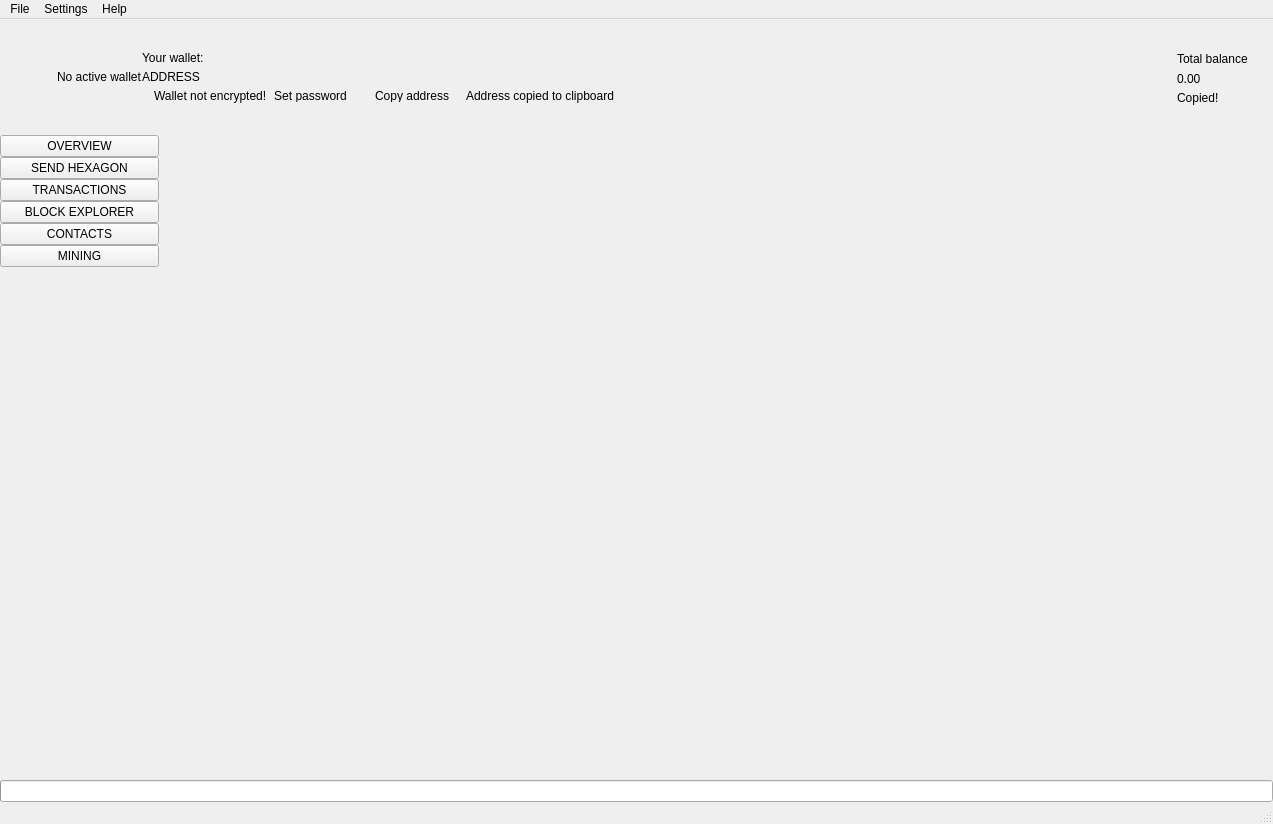
 <widget class="QMainWindow" name="MainWindow">
  <property name="geometry">
   <rect>
    <x>0</x>
    <y>0</y>
    <width>1273</width>
    <height>824</height>
   </rect>
  </property>
  <property name="sizePolicy">
   <sizepolicy hsizetype="Preferred" vsizetype="Preferred">
    <horstretch>0</horstretch>
    <verstretch>0</verstretch>
   </sizepolicy>
  </property>
  <property name="minimumSize">
   <size>
    <width>1260</width>
    <height>600</height>
   </size>
  </property>
  <property name="maximumSize">
   <size>
    <width>16777215</width>
    <height>16777215</height>
   </size>
  </property>
  <property name="windowTitle">
   <string>MainWindow</string>
  </property>
  <property name="windowIcon">
   <iconset>
    <normaloff>:/images/intensecoin</normaloff>:/images/intensecoin</iconset>
  </property>
  <widget class="QWidget" name="centralwidget">
   <layout class="QVBoxLayout" name="verticalLayout_2">
    <property name="spacing">
     <number>0</number>
    </property>
    <property name="leftMargin">
     <number>0</number>
    </property>
    <property name="topMargin">
     <number>0</number>
    </property>
    <property name="rightMargin">
     <number>0</number>
    </property>
    <property name="bottomMargin">
     <number>0</number>
    </property>
    <item>
     <widget class="QFrame" name="m_headerFrame">
      <property name="minimumSize">
       <size>
        <width>0</width>
        <height>116</height>
       </size>
      </property>
      <property name="maximumSize">
       <size>
        <width>16777215</width>
        <height>116</height>
       </size>
      </property>
      <property name="frameShape">
       <enum>QFrame::NoFrame</enum>
      </property>
      <property name="frameShadow">
       <enum>QFrame::Raised</enum>
      </property>
      <layout class="QHBoxLayout" name="horizontalLayout_3">
       <property name="spacing">
        <number>0</number>
       </property>
       <property name="leftMargin">
        <number>0</number>
       </property>
       <property name="topMargin">
        <number>0</number>
       </property>
       <property name="rightMargin">
        <number>25</number>
       </property>
       <property name="bottomMargin">
        <number>0</number>
       </property>
       <item>
        <spacer name="horizontalSpacer_2">
         <property name="orientation">
          <enum>Qt::Horizontal</enum>
         </property>
         <property name="sizeType">
          <enum>QSizePolicy::Fixed</enum>
         </property>
         <property name="sizeHint" stdset="0">
          <size>
           <width>30</width>
           <height>20</height>
          </size>
         </property>
        </spacer>
       </item>
       <item>
        <widget class="QLabel" name="m_logoLabel">
         <property name="text">
          <string/>
         </property>
        </widget>
       </item>
       <item>
        <spacer name="horizontalSpacer_5">
         <property name="orientation">
          <enum>Qt::Horizontal</enum>
         </property>
         <property name="sizeType">
          <enum>QSizePolicy::Fixed</enum>
         </property>
         <property name="sizeHint" stdset="0">
          <size>
           <width>20</width>
           <height>20</height>
          </size>
         </property>
        </spacer>
       </item>
       <item>
        <widget class="WalletGui::WalletSmallGrayTextLabel" name="m_noWalletLabel">
         <property name="text">
          <string>No active wallet</string>
         </property>
        </widget>
       </item>
       <item>
        <widget class="QFrame" name="m_walletFrame">
         <property name="frameShape">
          <enum>QFrame::NoFrame</enum>
         </property>
         <property name="frameShadow">
          <enum>QFrame::Raised</enum>
         </property>
         <layout class="QVBoxLayout" name="verticalLayout_3">
          <property name="spacing">
           <number>5</number>
          </property>
          <property name="leftMargin">
           <number>0</number>
          </property>
          <property name="topMargin">
           <number>0</number>
          </property>
          <property name="rightMargin">
           <number>0</number>
          </property>
          <property name="bottomMargin">
           <number>0</number>
          </property>
          <item>
           <spacer name="verticalSpacer_3">
            <property name="orientation">
             <enum>Qt::Vertical</enum>
            </property>
            <property name="sizeType">
             <enum>QSizePolicy::Minimum</enum>
            </property>
            <property name="sizeHint" stdset="0">
             <size>
              <width>20</width>
              <height>40</height>
             </size>
            </property>
           </spacer>
          </item>
          <item>
           <widget class="WalletGui::WalletSmallGrayTextLabel" name="m_walletLabel">
            <property name="text">
             <string>Your wallet:</string>
            </property>
            <property name="indent">
             <number>0</number>
            </property>
           </widget>
          </item>
          <item>
           <widget class="QLabel" name="m_addressLabel">
            <property name="sizePolicy">
             <sizepolicy hsizetype="Preferred" vsizetype="Preferred">
              <horstretch>0</horstretch>
              <verstretch>0</verstretch>
             </sizepolicy>
            </property>
            <property name="cursor">
             <cursorShape>PointingHandCursor</cursorShape>
            </property>
            <property name="toolTip">
             <string>Click to copy</string>
            </property>
            <property name="text">
             <string>ADDRESS</string>
            </property>
            <property name="indent">
             <number>0</number>
            </property>
           </widget>
          </item>
          <item>
           <layout class="QHBoxLayout" name="horizontalLayout_2">
            <property name="spacing">
             <number>0</number>
            </property>
            <item alignment="Qt::AlignTop">
             <widget class="QFrame" name="m_notEncryptedFrame">
              <property name="frameShape">
               <enum>QFrame::NoFrame</enum>
              </property>
              <property name="frameShadow">
               <enum>QFrame::Raised</enum>
              </property>
              <layout class="QHBoxLayout" name="horizontalLayout_4">
               <property name="spacing">
                <number>0</number>
               </property>
               <property name="leftMargin">
                <number>0</number>
               </property>
               <property name="topMargin">
                <number>0</number>
               </property>
               <property name="rightMargin">
                <number>0</number>
               </property>
               <property name="bottomMargin">
                <number>0</number>
               </property>
               <item alignment="Qt::AlignVCenter">
                <widget class="QLabel" name="m_notEncryptedIconLabel">
                 <property name="text">
                  <string/>
                 </property>
                 <property name="pixmap">
                  <pixmap resource="../../resources.qrc">:/icons/lock_open_gray</pixmap>
                 </property>
                 <property name="alignment">
                  <set>Qt::AlignLeading|Qt::AlignLeft|Qt::AlignVCenter</set>
                 </property>
                </widget>
               </item>
               <item>
                <spacer name="horizontalSpacer_11">
                 <property name="orientation">
                  <enum>Qt::Horizontal</enum>
                 </property>
                 <property name="sizeType">
                  <enum>QSizePolicy::Fixed</enum>
                 </property>
                 <property name="sizeHint" stdset="0">
                  <size>
                   <width>5</width>
                   <height>3</height>
                  </size>
                 </property>
                </spacer>
               </item>
               <item alignment="Qt::AlignVCenter">
                <widget class="WalletGui::WalletTinyGrayTextLabel" name="m_notEncryptedTextLabel">
                 <property name="text">
                  <string>Wallet not encrypted!</string>
                 </property>
                 <property name="alignment">
                  <set>Qt::AlignLeading|Qt::AlignLeft|Qt::AlignVCenter</set>
                 </property>
                </widget>
               </item>
               <item>
                <spacer name="horizontalSpacer_9">
                 <property name="orientation">
                  <enum>Qt::Horizontal</enum>
                 </property>
                 <property name="sizeType">
                  <enum>QSizePolicy::Fixed</enum>
                 </property>
                 <property name="sizeHint" stdset="0">
                  <size>
                   <width>3</width>
                   <height>3</height>
                  </size>
                 </property>
                </spacer>
               </item>
               <item alignment="Qt::AlignVCenter">
                <widget class="WalletGui::WalletTinyLinkLikeButton" name="m_encryptButton">
                 <property name="sizePolicy">
                  <sizepolicy hsizetype="Minimum" vsizetype="Minimum">
                   <horstretch>0</horstretch>
                   <verstretch>0</verstretch>
                  </sizepolicy>
                 </property>
                 <property name="minimumSize">
                  <size>
                   <width>0</width>
                   <height>3</height>
                  </size>
                 </property>
                 <property name="cursor">
                  <cursorShape>PointingHandCursor</cursorShape>
                 </property>
                 <property name="text">
                  <string>Set password</string>
                 </property>
                 <property name="flat">
                  <bool>true</bool>
                 </property>
                </widget>
               </item>
               <item>
                <spacer name="horizontalSpacer_10">
                 <property name="orientation">
                  <enum>Qt::Horizontal</enum>
                 </property>
                 <property name="sizeType">
                  <enum>QSizePolicy::Fixed</enum>
                 </property>
                 <property name="sizeHint" stdset="0">
                  <size>
                   <width>20</width>
                   <height>3</height>
                  </size>
                 </property>
                </spacer>
               </item>
              </layout>
             </widget>
            </item>
            <item alignment="Qt::AlignVCenter">
             <widget class="WalletGui::WalletTinyLinkLikeButton" name="m_copyAddressButton">
              <property name="sizePolicy">
               <sizepolicy hsizetype="Minimum" vsizetype="Minimum">
                <horstretch>0</horstretch>
                <verstretch>0</verstretch>
               </sizepolicy>
              </property>
              <property name="minimumSize">
               <size>
                <width>0</width>
                <height>3</height>
               </size>
              </property>
              <property name="cursor">
               <cursorShape>PointingHandCursor</cursorShape>
              </property>
              <property name="focusPolicy">
               <enum>Qt::NoFocus</enum>
              </property>
              <property name="autoFillBackground">
               <bool>true</bool>
              </property>
              <property name="text">
               <string>Copy address</string>
              </property>
              <property name="flat">
               <bool>true</bool>
              </property>
             </widget>
            </item>
            <item>
             <spacer name="horizontalSpacer_7">
              <property name="orientation">
               <enum>Qt::Horizontal</enum>
              </property>
              <property name="sizeType">
               <enum>QSizePolicy::Fixed</enum>
              </property>
              <property name="sizeHint" stdset="0">
               <size>
                <width>13</width>
                <height>3</height>
               </size>
              </property>
             </spacer>
            </item>
            <item alignment="Qt::AlignVCenter">
             <widget class="WalletGui::CopyMagicLabel" name="m_copyAddressLabel">
              <property name="text">
               <string>Address copied to clipboard</string>
              </property>
              <property name="alignment">
               <set>Qt::AlignLeading|Qt::AlignLeft|Qt::AlignVCenter</set>
              </property>
             </widget>
            </item>
            <item>
             <spacer name="horizontalSpacer">
              <property name="orientation">
               <enum>Qt::Horizontal</enum>
              </property>
              <property name="sizeHint" stdset="0">
               <size>
                <width>40</width>
                <height>3</height>
               </size>
              </property>
             </spacer>
            </item>
           </layout>
          </item>
          <item>
           <spacer name="verticalSpacer_2">
            <property name="orientation">
             <enum>Qt::Vertical</enum>
            </property>
            <property name="sizeType">
             <enum>QSizePolicy::Minimum</enum>
            </property>
            <property name="sizeHint" stdset="0">
             <size>
              <width>20</width>
              <height>40</height>
             </size>
            </property>
           </spacer>
          </item>
         </layout>
        </widget>
       </item>
       <item>
        <spacer name="horizontalSpacer_3">
         <property name="orientation">
          <enum>Qt::Horizontal</enum>
         </property>
         <property name="sizeType">
          <enum>QSizePolicy::Expanding</enum>
         </property>
         <property name="sizeHint" stdset="0">
          <size>
           <width>34</width>
           <height>20</height>
          </size>
         </property>
        </spacer>
       </item>
       <item>
        <spacer name="horizontalSpacer_8">
         <property name="orientation">
          <enum>Qt::Horizontal</enum>
         </property>
         <property name="sizeType">
          <enum>QSizePolicy::Fixed</enum>
         </property>
         <property name="sizeHint" stdset="0">
          <size>
           <width>34</width>
           <height>20</height>
          </size>
         </property>
        </spacer>
       </item>
       <item alignment="Qt::AlignRight|Qt::AlignVCenter">
        <widget class="QFrame" name="m_balanceFrame">
         <layout class="QGridLayout" name="gridLayout">
          <property name="leftMargin">
           <number>0</number>
          </property>
          <property name="topMargin">
           <number>30</number>
          </property>
          <property name="rightMargin">
           <number>0</number>
          </property>
          <property name="bottomMargin">
           <number>0</number>
          </property>
          <property name="verticalSpacing">
           <number>3</number>
          </property>
          <item row="0" column="2">
           <layout class="QVBoxLayout" name="verticalLayout_4">
            <item>
             <widget class="QLabel" name="m_balanceTextLabel">
              <property name="text">
               <string>Total balance</string>
              </property>
             </widget>
            </item>
            <item>
             <widget class="QLabel" name="m_balanceLabel">
              <property name="cursor">
               <cursorShape>PointingHandCursor</cursorShape>
              </property>
              <property name="toolTip">
               <string>Click to copy</string>
              </property>
              <property name="text">
               <string>0.00</string>
              </property>
             </widget>
            </item>
           </layout>
          </item>
          <item row="1" column="2">
           <widget class="WalletGui::CopyMagicLabel" name="m_balanceCopyLabel">
            <property name="text">
             <string>Copied!</string>
            </property>
           </widget>
          </item>
          <item row="0" column="1">
           <spacer name="horizontalSpacer_6">
            <property name="orientation">
             <enum>Qt::Horizontal</enum>
            </property>
            <property name="sizeType">
             <enum>QSizePolicy::Fixed</enum>
            </property>
            <property name="sizeHint" stdset="0">
             <size>
              <width>2</width>
              <height>39</height>
             </size>
            </property>
           </spacer>
          </item>
          <item row="2" column="2">
           <spacer name="verticalSpacer_5">
            <property name="orientation">
             <enum>Qt::Vertical</enum>
            </property>
            <property name="sizeType">
             <enum>QSizePolicy::Expanding</enum>
            </property>
            <property name="sizeHint" stdset="0">
             <size>
              <width>20</width>
              <height>50</height>
             </size>
            </property>
           </spacer>
          </item>
          <item row="0" column="0">
           <widget class="QLabel" name="m_balanceIconLabel">
            <property name="text">
             <string/>
            </property>
            <property name="pixmap">
             <pixmap resource="../../resources.qrc">:/icons/total_balance</pixmap>
            </property>
           </widget>
          </item>
         </layout>
        </widget>
       </item>
      </layout>
     </widget>
    </item>
    <item>
     <layout class="QHBoxLayout" name="horizontalLayout" stretch="0,0,0,0,0,0,0,0">
      <property name="spacing">
       <number>0</number>
      </property>
      <item>
       <widget class="QFrame" name="m_toolFrame">
        <property name="frameShape">
         <enum>QFrame::NoFrame</enum>
        </property>
        <property name="frameShadow">
         <enum>QFrame::Plain</enum>
        </property>
        <property name="lineWidth">
         <number>0</number>
        </property>
        <layout class="QVBoxLayout" name="verticalLayout">
         <property name="spacing">
          <number>0</number>
         </property>
         <property name="leftMargin">
          <number>0</number>
         </property>
         <property name="topMargin">
          <number>0</number>
         </property>
         <property name="rightMargin">
          <number>0</number>
         </property>
         <property name="bottomMargin">
          <number>0</number>
         </property>
         <item>
          <widget class="QPushButton" name="m_overviewButton">
           <property name="sizePolicy">
            <sizepolicy hsizetype="Minimum" vsizetype="Fixed">
             <horstretch>0</horstretch>
             <verstretch>0</verstretch>
            </sizepolicy>
           </property>
           <property name="focusPolicy">
            <enum>Qt::NoFocus</enum>
           </property>
           <property name="text">
            <string>OVERVIEW</string>
           </property>
           <property name="checkable">
            <bool>true</bool>
           </property>
           <attribute name="buttonGroup">
            <string notr="true">m_toolButtonGroup</string>
           </attribute>
          </widget>
         </item>
         <item>
          <widget class="QPushButton" name="m_sendButton">
           <property name="sizePolicy">
            <sizepolicy hsizetype="Minimum" vsizetype="Fixed">
             <horstretch>0</horstretch>
             <verstretch>0</verstretch>
            </sizepolicy>
           </property>
           <property name="focusPolicy">
            <enum>Qt::NoFocus</enum>
           </property>
           <property name="text">
            <string>SEND HEXAGON</string>
           </property>
           <property name="checkable">
            <bool>true</bool>
           </property>
           <attribute name="buttonGroup">
            <string notr="true">m_toolButtonGroup</string>
           </attribute>
          </widget>
         </item>
         <item>
          <widget class="QPushButton" name="m_transactionsButton">
           <property name="sizePolicy">
            <sizepolicy hsizetype="Minimum" vsizetype="Fixed">
             <horstretch>0</horstretch>
             <verstretch>0</verstretch>
            </sizepolicy>
           </property>
           <property name="focusPolicy">
            <enum>Qt::NoFocus</enum>
           </property>
           <property name="text">
            <string>TRANSACTIONS</string>
           </property>
           <property name="checkable">
            <bool>true</bool>
           </property>
           <attribute name="buttonGroup">
            <string notr="true">m_toolButtonGroup</string>
           </attribute>
          </widget>
         </item>
         <item>
          <widget class="QPushButton" name="m_blockExplorerButton">
           <property name="focusPolicy">
            <enum>Qt::NoFocus</enum>
           </property>
           <property name="text">
            <string>BLOCK EXPLORER</string>
           </property>
           <property name="checkable">
            <bool>true</bool>
           </property>
           <attribute name="buttonGroup">
            <string notr="true">m_toolButtonGroup</string>
           </attribute>
          </widget>
         </item>
         <item>
          <widget class="QPushButton" name="m_addressBookButton">
           <property name="sizePolicy">
            <sizepolicy hsizetype="Minimum" vsizetype="Fixed">
             <horstretch>0</horstretch>
             <verstretch>0</verstretch>
            </sizepolicy>
           </property>
           <property name="focusPolicy">
            <enum>Qt::NoFocus</enum>
           </property>
           <property name="text">
            <string>CONTACTS</string>
           </property>
           <property name="checkable">
            <bool>true</bool>
           </property>
           <attribute name="buttonGroup">
            <string notr="true">m_toolButtonGroup</string>
           </attribute>
          </widget>
         </item>
         <item>
          <widget class="QPushButton" name="m_miningButton">
           <property name="focusPolicy">
            <enum>Qt::NoFocus</enum>
           </property>
           <property name="text">
            <string>MINING</string>
           </property>
           <property name="checkable">
            <bool>true</bool>
           </property>
           <attribute name="buttonGroup">
            <string notr="true">m_toolButtonGroup</string>
           </attribute>
          </widget>
         </item>
         <item>
          <spacer name="verticalSpacer">
           <property name="orientation">
            <enum>Qt::Vertical</enum>
           </property>
           <property name="sizeHint" stdset="0">
            <size>
             <width>20</width>
             <height>40</height>
            </size>
           </property>
          </spacer>
         </item>
        </layout>
       </widget>
      </item>
      <item>
       <widget class="WalletGui::OverviewFrame" name="m_overviewFrame">
        <property name="frameShape">
         <enum>QFrame::NoFrame</enum>
        </property>
        <property name="frameShadow">
         <enum>QFrame::Raised</enum>
        </property>
       </widget>
      </item>
      <item>
       <widget class="WalletGui::SendFrame" name="m_sendFrame">
        <property name="frameShape">
         <enum>QFrame::NoFrame</enum>
        </property>
        <property name="frameShadow">
         <enum>QFrame::Raised</enum>
        </property>
       </widget>
      </item>
      <item>
       <widget class="WalletGui::TransactionsFrame" name="m_transactionsFrame">
        <property name="frameShape">
         <enum>QFrame::NoFrame</enum>
        </property>
        <property name="frameShadow">
         <enum>QFrame::Raised</enum>
        </property>
       </widget>
      </item>
      <item>
       <widget class="WalletGui::AddressBookFrame" name="m_addressBookFrame">
        <property name="frameShape">
         <enum>QFrame::NoFrame</enum>
        </property>
        <property name="frameShadow">
         <enum>QFrame::Raised</enum>
        </property>
       </widget>
      </item>
      <item>
       <widget class="WalletGui::NoWalletFrame" name="m_noWalletFrame">
        <property name="frameShape">
         <enum>QFrame::NoFrame</enum>
        </property>
        <property name="frameShadow">
         <enum>QFrame::Raised</enum>
        </property>
       </widget>
      </item>
      <item>
       <widget class="WalletGui::BlockExplorerFrame" name="m_blockExplorerFrame">
        <property name="frameShape">
         <enum>QFrame::NoFrame</enum>
        </property>
        <property name="frameShadow">
         <enum>QFrame::Raised</enum>
        </property>
       </widget>
      </item>
      <item>
       <widget class="WalletGui::MiningFrame" name="m_miningFrame">
        <property name="frameShape">
         <enum>QFrame::NoFrame</enum>
        </property>
        <property name="frameShadow">
         <enum>QFrame::Raised</enum>
        </property>
       </widget>
      </item>
     </layout>
    </item>
    <item>
     <widget class="QProgressBar" name="m_syncProgress">
      <property name="maximum">
       <number>100</number>
      </property>
      <property name="value">
       <number>0</number>
      </property>
      <property name="textVisible">
       <bool>false</bool>
      </property>
     </widget>
    </item>
   </layout>
  </widget>
  <widget class="QMenuBar" name="menubar">
   <property name="geometry">
    <rect>
     <x>0</x>
     <y>0</y>
     <width>1273</width>
     <height>21</height>
    </rect>
   </property>
   <widget class="QMenu" name="menuFile">
    <property name="title">
     <string>File</string>
    </property>
    <addaction name="m_createWalletAction"/>
    <addaction name="m_openWalletAction"/>
    <addaction name="m_recentWalletsAction"/>
    <addaction name="m_backupWalletAction"/>
    <addaction name="m_saveKeysAction"/>
    <addaction name="m_resetAction"/>
    <addaction name="m_importKeyAction"/>
    <addaction name="m_exportKeyAction"/>
    <addaction name="m_exportTrackingKeyAction"/>
    <addaction name="m_exitAction"/>
   </widget>
   <widget class="QMenu" name="menuSettings">
    <property name="title">
     <string>Settings</string>
    </property>
    <widget class="QMenu" name="menuThemes">
     <property name="title">
      <string>Themes</string>
     </property>
    </widget>
    <addaction name="m_encryptWalletAction"/>
    <addaction name="m_changePasswordAction"/>
    <addaction name="m_removePendingTxAction"/>
    <addaction name="separator"/>
    <addaction name="m_autostartAction"/>
    <addaction name="m_minimizeToTrayAction"/>
    <addaction name="m_closeToTrayAction"/>
    <addaction name="separator"/>
    <addaction name="m_preferencesAction"/>
    <addaction name="menuThemes"/>
   </widget>
   <widget class="QMenu" name="menuHelp">
    <property name="title">
     <string>Help</string>
    </property>
    <addaction name="m_communityForumAction"/>
    <addaction name="m_reportIssueAction"/>
    <addaction name="m_aboutHexagonAction"/>
    <addaction name="m_aboutQtAction"/>
   </widget>
   <addaction name="menuFile"/>
   <addaction name="menuSettings"/>
   <addaction name="menuHelp"/>
  </widget>
  <widget class="WalletGui::WalletStatusBar" name="statusBar"/>
  <action name="m_exitAction">
   <property name="checkable">
    <bool>false</bool>
   </property>
   <property name="enabled">
    <bool>true</bool>
   </property>
   <property name="text">
    <string>Exit</string>
   </property>
   <property name="shortcut">
    <string>Ctrl+Q</string>
   </property>
  </action>
  <action name="m_createWalletAction">
   <property name="enabled">
    <bool>true</bool>
   </property>
   <property name="text">
    <string>Create wallet</string>
   </property>
  </action>
  <action name="m_openWalletAction">
   <property name="enabled">
    <bool>true</bool>
   </property>
   <property name="text">
    <string>Open wallet</string>
   </property>
  </action>
  <action name="m_encryptWalletAction">
   <property name="enabled">
    <bool>true</bool>
   </property>
   <property name="text">
    <string>Encrypt wallet</string>
   </property>
  </action>
  <action name="m_changePasswordAction">
   <property name="enabled">
    <bool>true</bool>
   </property>
   <property name="text">
    <string>Change password</string>
   </property>
   <property name="toolTip">
    <string>Change password</string>
   </property>
  </action>
  <action name="m_aboutHexagonAction">
   <property name="enabled">
    <bool>true</bool>
   </property>
   <property name="text">
    <string>About Hexagon</string>
   </property>
  </action>
  <action name="m_aboutQtAction">
   <property name="enabled">
    <bool>true</bool>
   </property>
   <property name="text">
    <string>About Qt</string>
   </property>
  </action>
  <action name="m_backupWalletAction">
   <property name="enabled">
    <bool>true</bool>
   </property>
   <property name="text">
    <string>Backup wallet</string>
   </property>
  </action>
  <action name="m_autostartAction">
   <property name="checkable">
    <bool>true</bool>
   </property>
   <property name="text">
    <string>Start on system login</string>
   </property>
  </action>
  <action name="m_minimizeToTrayAction">
   <property name="checkable">
    <bool>true</bool>
   </property>
   <property name="text">
    <string>Minimize to tray</string>
   </property>
  </action>
  <action name="m_closeToTrayAction">
   <property name="checkable">
    <bool>true</bool>
   </property>
   <property name="text">
    <string>Close to tray</string>
   </property>
  </action>
  <action name="m_preferencesAction">
   <property name="text">
    <string>Preferences</string>
   </property>
  </action>
  <action name="m_recentWalletsAction">
   <property name="text">
    <string>Recent wallets</string>
   </property>
  </action>
  <action name="m_exportTrackingKeyAction">
   <property name="text">
    <string>Export tracking key</string>
   </property>
   <property name="toolTip">
    <string>Export tracking key</string>
   </property>
  </action>
  <action name="m_importKeyAction">
   <property name="text">
    <string>Import key</string>
   </property>
   <property name="toolTip">
    <string>Import key</string>
   </property>
  </action>
  <action name="m_communityForumAction">
   <property name="text">
    <string>Join us on Discord</string>
   </property>
  </action>
  <action name="m_reportIssueAction">
   <property name="text">
    <string>Report an issue</string>
   </property>
  </action>
  <action name="m_resetAction">
   <property name="text">
    <string>Reset wallet</string>
   </property>
  </action>
  <action name="m_saveKeysAction">
   <property name="text">
    <string>Save wallet keys</string>
   </property>
  </action>
  <action name="m_exportKeyAction">
   <property name="text">
    <string>Export key</string>
   </property>
   <property name="toolTip">
    <string>Export key</string>
   </property>
  </action>
  <action name="m_removePendingTxAction">
   <property name="checkable">
    <bool>false</bool>
   </property>
   <property name="text">
    <string>Remove pending TXs</string>
   </property>
  </action>
 </widget>
